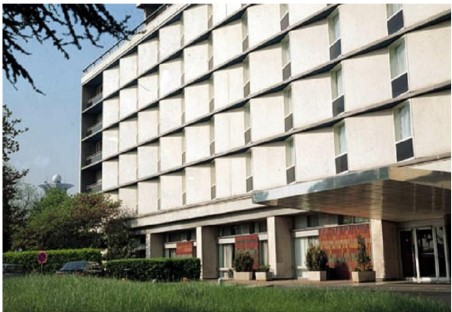
#> input picture Images/Screenshot 2023-03-12 130443.jpg, 452 x 312 px, found by its file name
$ jupyter execute tryyyyyyyy.ipynb   (older library calls are emulated)
#> lines starting #> are read from the running program, lines starting #| are printed output that depends on the picture
### image_processing.py
from cv2 import imread, IMREAD_ANYCOLOR, line, circle
import cv2
import numpy as np
from math import ceil


class ImageProcessor:
    def __init__(self, filePath):
        self.filePath = filePath
        self.image = imread(self.filePath, IMREAD_ANYCOLOR)
#> self.image is the input picture: shape (312, 452, 3); mean B, G, R 135.9, 145.3, 144.9
        self.RGBhistograms, self.RGBcdf = self.get_RGB_histograms_and_cdf(self.image)
        self.image = self.convert_to_grayscale(self.image)
        self.noisy_image = None

    # [156 lines left out: functions get_histogram, get_cdf, histogram_equalization, image_normalization, global_thresholding, local_thresholding and 4 more, not called in this run]

    def apply_gaussian_filter(self, image, kernel_size = 3, sigma = 10):
        """
        Apply Gaussian filter to the image.
        :param image: Input image (numpy array).
        :param kernel_size: Size of the square kernel.
        :param sigma: Standard deviation of the Gaussian distribution.
        :return: Filtered image.
        """
        kernel = np.fromfunction(lambda x, y: (1/(2*np.pi*sigma**2)) * np.exp(-((x)**2 + (y)**2) / (2*sigma**2)), (kernel_size, kernel_size))

        kernel /= np.sum(kernel)

        filtered_image = self.convolve(image, kernel)

        return filtered_image

    # [17 lines left out: function apply_median_filter, not called in this run]


    def convolve(self, image, kernel):
        x, y = image.shape
        k = kernel.shape[0]
        convolved_image = np.zeros(shape=(x-2*k, y-2*k))
        for i in range(x-2*k):
            for j in range(y-2*k):
                mat = image[i:i+k, j:j+k]
                convolved_image[i, j] = np.sum(np.multiply(mat, kernel))

        return convolved_image


    # [60 lines left out: functions laplacian_edge, prewitt_edge, sobel_edge, roberts_edge, apply_edge, not called in this run]


    def convert_to_grayscale(self, image):
        """
        Convert the RGB image to grayscale using NTSC formula.
        :param image: Input RGB image (numpy array).
        :return: Grayscale image (numpy array).
        """
        rgb_coefficients = [0.299, 0.587, 0.114]
        grayscale_image = np.dot(image[..., :3], rgb_coefficients)

        return grayscale_image.astype(np.uint8)


    def get_RGB_histograms_and_cdf(self, image):
        """
        Compute the RGB histograms and cumulative distribution functions (CDFs) of the image.
        :param image: Input image (numpy array)
        :return: Tuple containing RGB histograms and CDFs.
        """
        if len(image.shape) == 2:
            hist = [0] * 256
            cdf = [0] * 256
            total_pixels = image.shape[0] * image.shape[1]

            for row in image:
                for pixel in row:
                    hist[pixel] += 1

            cdf[0] = hist[0] / total_pixels
            for i in range(1, 256):
                cdf[i] = cdf[i-1] + hist[i] / total_pixels

            return [hist, hist, hist], [cdf, cdf, cdf]

        elif len(image.shape) == 3 and image.shape[2] == 3:
            hist = [[0]*256, [0]*256, [0]*256]
            cdf = [[0]*256, [0]*256, [0]*256]
            total_pixels = image.shape[0] * image.shape[1]
#> total_pixels = 141024

            for row in image:
                for pixel in row:
                    for i in range(3):
                        hist[i][pixel[i]] += 1
#> after the loop, hist = 3 items

            for i in range(3):
                cdf[i][0] = hist[i][0] / total_pixels
                for j in range(1, 256):
                    cdf[i][j] = cdf[i][j-1] + hist[i][j] / total_pixels
#> after the loop, cdf = 3 items

            return hist, cdf
        else:
            raise ValueError("Unsupported image format")
    # ==========================================================================================================================================
    # ================================================= Canny Edge Detector ====================================================================
    # ==========================================================================================================================================

    # [261 lines left out: functions canny_edge, compute_gradient, non_maximum_suppression, double_thresholding, edge_tracking, line_hough_transform and 8 more, not called in this run]

### tryyyyyyyy.ipynb
[cell 1]
import cv2
import matplotlib.pyplot as plt
import numpy as np
import itertools
from image_processing import ImageProcessor
from typing import Tuple

# Read the image
imgg_instance = ImageProcessor("F:\computer_vision_task_1\Images\Screenshot 2023-03-12 130443.jpg")
#> in convert_to_grayscale, `grayscale_image = np.dot(image[..., :3], rgb_coefficients)`:
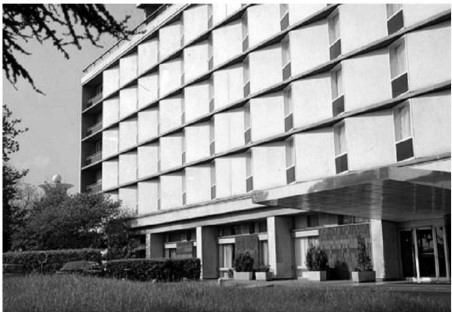
#> grayscale_image: shape (312, 452) float64; min 0, max 255, mean 142.5
image = cv2.imread("F:\computer_vision_task_1\Images\Screenshot 2023-03-12 130443.jpg")  # Replace "image_path.jpg" with the path to your image file
radius = 200
N_points= 70
# this function returns just the new position of the contour point
# [35 lines left out: function iterate_contour, not called in this run]


def create_contour():
    height, width, _ = image.shape
#> height = 312; width = 452
    center_x = width // 2
#> center_x = 226
    center_y = height // 2
#> center_y = 156
    angles = np.linspace(0, 2*np.pi, N_points)
    x_coordinates = center_x + radius* np.cos(angles)
    y_coordinates = center_y + radius * np.sin(angles)
    contour_x = x_coordinates.astype(int)
    contour_y = y_coordinates.astype(int)
    window =GenerateWindowCoordinates(3)
    return contour_x,contour_y , window


def GenerateWindowCoordinates(Size):
        # Generate List of All Possible Point Values Based on Size
        Points = list(range(-Size // 2 + 1 , Size // 2 + 1))
        PointsList = [Points, Points]

        # Generates All Possible Coordinates Inside The Window
        Coordinates = list(itertools.product(*PointsList))
        return Coordinates

# [17 lines left out: function calculate_internal_energy, not called in this run]

def calculate_external_energy(source):
    src = np.copy(source)
    # convert to gray scale if not already
    if len(src.shape) > 2:
        gray = cv2.cvtColor(src, cv2.COLOR_RGB2GRAY)
    else:
        gray = src
    # Apply Gaussian Filter to smooth the image
    Gaussian_image = imgg_instance.apply_gaussian_filter( gray,  7,  7)
#> after the loop in convolve, `for i in range(x-2*k):`:
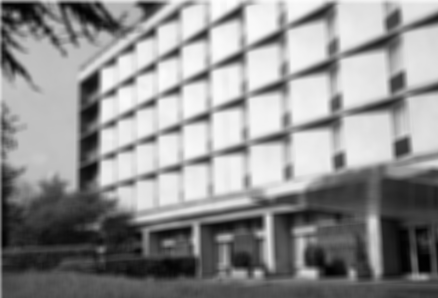
#> convolved_image: shape (298, 438) float64; min 0.89, max 253.8, mean 144.4
    # Get Gradient Magnitude & Direction
    # Compute the gradient using the Sobel operator
    gradient_x= cv2.Sobel(Gaussian_image, cv2.CV_64F, 1, 0, ksize=3)
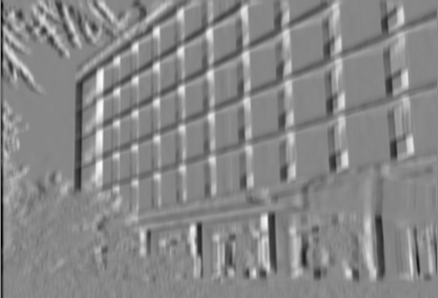
#> gradient_x: shape (298, 438) float64; min -319.7, max 282.1, mean 0.1; drawn with min black and max white
    gradient_y=cv2.Sobel(Gaussian_image, cv2.CV_64F, 1, 0, ksize=3)
    gradient_magnitude = np.sqrt(gradient_x**2 + gradient_y**2)
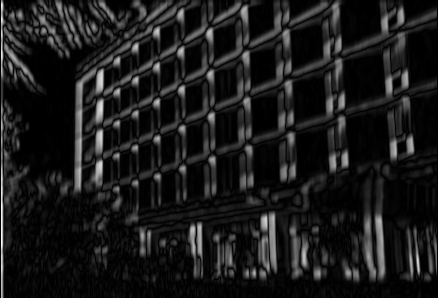
#> gradient_magnitude: shape (298, 438) float64; min 0, max 452.2, mean 48.5; drawn with min black and max white
    # Normalize the gradient magnitude to range [0, 1]
    #gradient_magnitude = gradient_magnitude / np.max(gradient_magnitude)
    # Calculate the external energy
    gamma= 0.5
    shape=image.shape
#> shape = (312, 452, 3)
    pad_width = ((0, shape[0] - gradient_magnitude.shape[0]),  # Padding along rows
             (0, shape[1] - gradient_magnitude.shape[1]))  # Padding along columns
#> pad_width = ((0, 14), (0, 14))

# Pad the array with zeros
    padded_array_2d = np.pad(gradient_magnitude, pad_width, mode='constant')
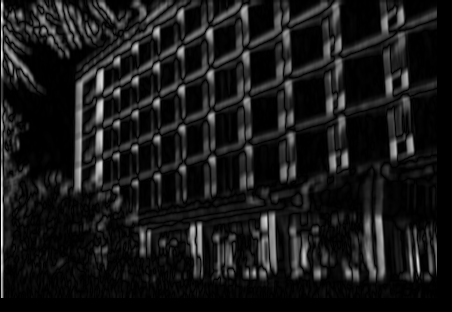
#> padded_array_2d: shape (312, 452) float64; min 0, max 452.2, mean 44.9; drawn with min black and max white

    external_energy = -gamma * padded_array_2d
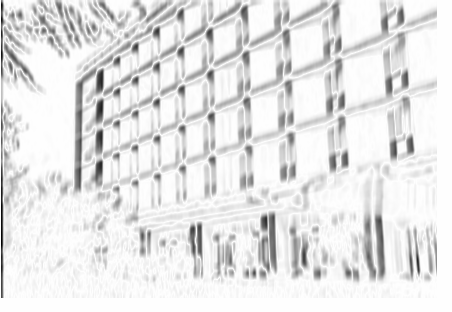
#> external_energy: shape (312, 452) float64; min -226.1, max 0, mean -22.44; drawn with min black and max white
    return external_energy


# [14 lines left out: function calculate_external_energy_2, not called in this run]


contour_x,contour_y , window =create_contour()


# [4 lines of commented-out code are left out]
external_energy= calculate_external_energy(image)
print(external_energy.shape )
#| (312, 452)
# print(external_energy[50:80 , 1:5])
print(image.shape)
#| (312, 452, 3)
fig, ax = plt.subplots()
ax.imshow(image)
ax.plot(contour_x, contour_y, 'ro', markersize=2)
ax.axis('off')  # Turn off axis labels
plt.show()
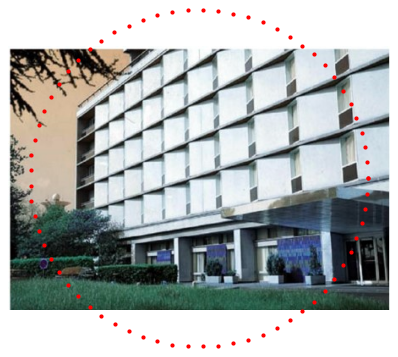
#> figure drawn by matplotlib, 1 panel; B, G, R data is drawn as R, G, B

$ run again, with Images/Screenshot 2023-03-07 150707.jpg copied over Images/Screenshot 2023-03-12 130443.jpg
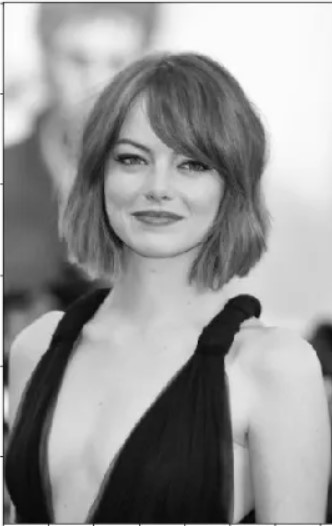
#> input picture Images/Screenshot 2023-03-07 150707.jpg, 332 x 526 px, found by its file name
#> in __init__, self.image is the input picture: shape (526, 332, 3); min 2, max 255, mean 151.3
#> after the loop in get_RGB_histograms_and_cdf, `for row in image:`: hist = 3 items
#> in calculate_external_energy, `external_energy = -gamma * padded_array_2d`:
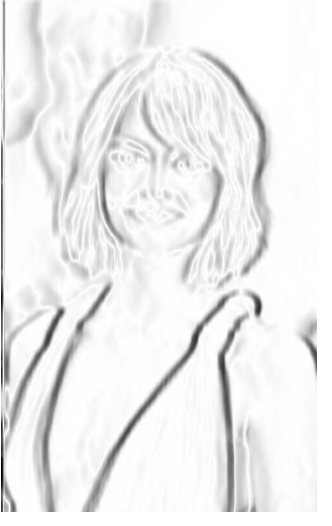
#> external_energy: shape (526, 332) float64; min -201.3, max 0, mean -13.28; drawn with min black and max white
#| (526, 332)
#| (526, 332, 3)
#> `plt.show()`:
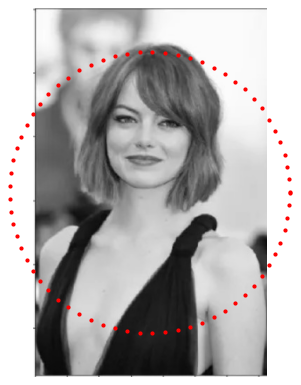
#> figure drawn by matplotlib, 1 panel
